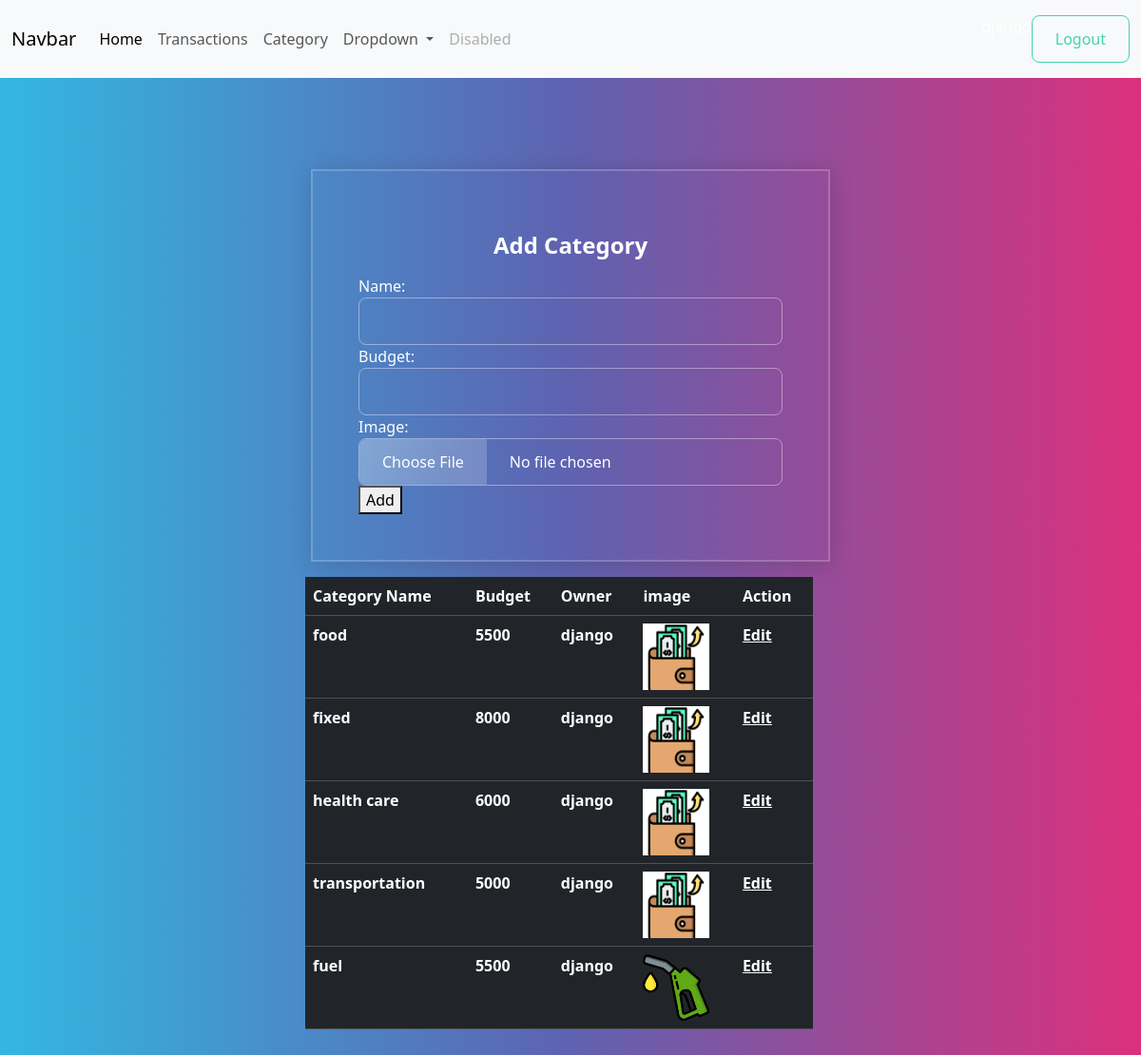
Page /category/add/ (signed in) on the committed database.
### myapp/models.py (models this page shows, shortened)
class Category(models.Model):
    name=models.CharField(max_length=200)
    budget=models.PositiveIntegerField()
    owner=models.ForeignKey(User,on_delete=models.CASCADE)
    image=models.ImageField(upload_to="catimages",default="/catimages/defaultimage.png")
    class Meta:
        unique_together=("name","owner")

### myapp/views.py (the view, shortened to what this page needs)
# urls.py: path('category/add/',views.CategoryCreateView.as_view(),name='category-add'),
@method_decorator(signin_required,name="dispatch")
class CategoryCreateView(View):
    def get(self,request,*args,**kwargs):
        if not request.user.is_authenticated:
            messages.error(request,"invalid session")
            return redirect("signin")
        form_instance=CategoryForm(user=request.user)
        qs=Category.objects.filter(owner=request.user)
        return render(request,"category_add.html",{"form":form_instance,"categories":qs})

### myapp/forms.py (shortened to what this page needs)
class CategoryForm(forms.ModelForm):
    def __init__(self,*args,**kwargs):
        self.user=kwargs.pop("user")
        return super().__init__(*args,**kwargs)
    class Meta:
        model=Category
        fields=["name","budget","image"]
        widgets={
            "name":forms.TextInput(attrs={"class":"form-control"}),
            "budget":forms.NumberInput(attrs={"class":"form-control"}),
            "image":forms.FileInput(attrs={"class":"form-control"})
        }

### myapp/templates/category_add.html (shortened to what this page needs)
{%extends 'base.html'%}
{%block main_block%}
<div class="container">
    <div class="row mt-5">
       <div class="col-3"></div>
       <div class="col-6">
        <form action="" enctype="multipart/form-data" method="post" class="border border-2 p-4 shadow">
            <h4 class="text-center my-2">Add Category</h4>
            {{form}}
            <button type="submit">Add</button>
        </form>
    </div>
    <div class="row mt-2">
        <div class="col-3"></div>
        <div class="col-6">
            <table class="table table-dark">
                <tr>
                    <th>Category Name</th>
                    <th>Budget</th>
                    <th>Owner</th>
                    <th>image</th>
                    <th>Action</th>
                </tr>
                {%for cat in categories%}
                <tr>
                    <th>{{cat.name}}</th>
                    <th>{{cat.budget}}</th>
                    <th>{{cat.owner}}</th>
                    <th><img src="{{cat.image.url}}" alt="" width="70px" height="70px"></th>
                    <th>
                        <a href="{%url 'category-edit' cat.id%}">Edit</a>
                    </th>
                </tr>
                {%endfor%}
            </table>
        </div>
        <div class="col-3"></div>
    </div>
</div>
{%endblock%}

### myapp/templates/base.html (shortened to what this page needs)
<!DOCTYPE html>
{%load static%}
<html lang="en">
<head>
    <link rel="stylesheet" href="https://cdnjs.cloudflare.com/ajax/libs/font-awesome/6.6.0/css/all.min.css" />
    <link rel="stylesheet" href="{%static 'css/bootstrap.min.css'%}">
  </head>
<body>
    <nav class="navbar navbar-expand-lg bg-body-tertiary">
        <div class="container-fluid">
          <a class="navbar-brand" href="#">Navbar</a>
          <div class="collapse navbar-collapse" id="navbarSupportedContent">
            <ul class="navbar-nav me-auto mb-2 mb-lg-0">
              <li class="nav-item">
                <a class="nav-link active" aria-current="page" href="{%url 'expense'%}">Home</a>
              </li>
              <li class="nav-item">
                <a class="nav-link" href="{%url 'transaction-add'%}">Transactions</a>
              </li>
              <li class="nav-item">
                <a class="nav-link" href="{%url 'category-add'%}">Category</a>
              </li>
              <li class="nav-item dropdown">
                <a class="nav-link dropdown-toggle" href="#" role="button" data-bs-toggle="dropdown" aria-expanded="false">
                  Dropdown
                </a>
              </li>
              <li class="nav-item">
                <a class="nav-link disabled" aria-disabled="true">Disabled</a>
              </li>
            </ul>
            <form class="d-flex" role="search">
              <a href="{%url 'signout'%}" class="btn btn-outline-success">Logout</a>
            </form>
          </div>
        </div>
      </nav>
      {%block main_block%}
      {%endblock%}
</body>
</html>

### rows in the picture
Category: name "food", budget "5500", owner "django", image (placeholder picture)
Category: name "fixed", budget "8000", owner "django", image (placeholder picture)
Category: name "health care", budget "6000", owner "django", image (placeholder picture)
Category: name "transportation", budget "5000", owner "django", image (placeholder picture)
Category: name "fuel", budget "5500", owner "django", image (picture)
